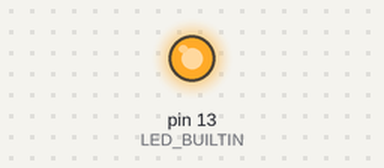
Bench run of a sketch on a simulated Arduino Uno, built with avr-gcc and run on an emulated ATmega328P. Parts: output pins drawn as LEDs (lit = HIGH).

Above: at 0.15 s.
At 16.8 s:
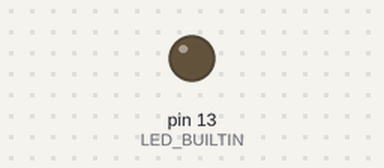
Timing chart, 0 to 19.1 s (numbered marks = the images above):
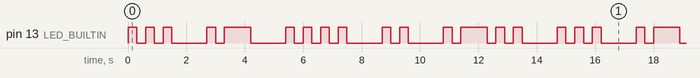

Measured:
- by itself, pin 13 (LED_BUILTIN): moves between LOW and HIGH, repeating every 14.7 s
- by itself, everything shown: repeats every 14.7 s, in 30 steps

The sketch:

First_Name.ino
```cpp
// Coded By - Sahil Guglani
/*
   Morse Code of My Name is -
   S: ...
   A: .-
   H: ....
   I: ..
   L: .-..
*/
void setup() {
  // put your setup code here, to run once:
  pinMode(LED_BUILTIN, OUTPUT);
}

void dot()
{
  digitalWrite(LED_BUILTIN, HIGH);
  delay(300);
  digitalWrite(LED_BUILTIN, LOW);
  delay(300);
}

void dash()
{
  digitalWrite(LED_BUILTIN, HIGH);
  delay(900);
  digitalWrite(LED_BUILTIN, LOW);
  delay(300);
}

void loop() {
  // put your main code here, to run repeatedly:
  // For letter 'S'
  dot();
  dot();
  dot();
  delay(900);

  // For letter 'A'
  dot();
  dash();
  delay(900);

  // For letter 'H'
  dot();
  dot();
  dot();
  dot();
  delay(900);

  // For letter 'I'
  dot();
  dot();
  delay(900);

  // For letter 'L'
  dot();
  dash();
  dot();
  dot();
  delay(900);
}
```
